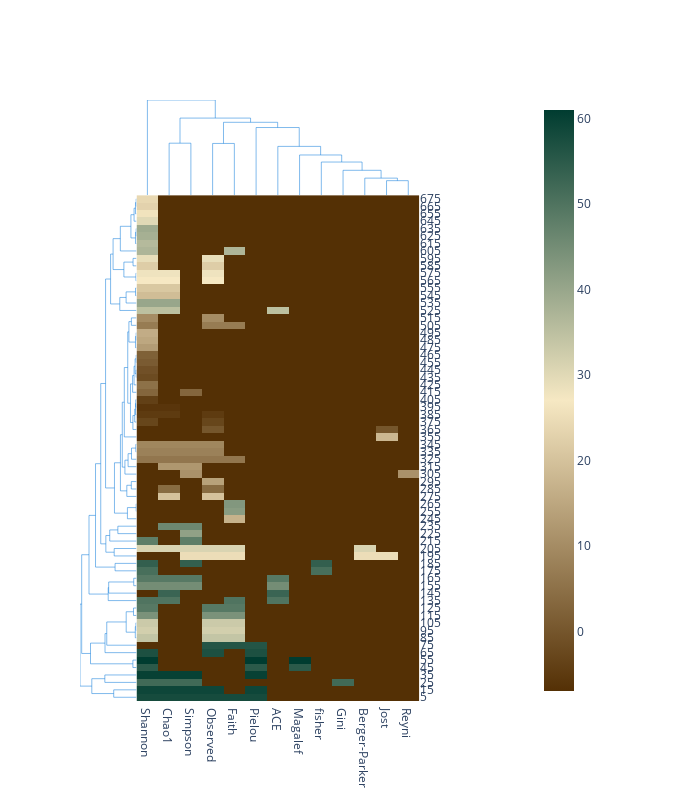

Notebook source saved alongside this figure:
### Code cell
import plotly.express as px
import dash_bio

tmp_df = df.drop(columns=['Link','Cod']).fillna(0)
dash_bio.Clustergram(data=tmp_df, column_labels=list(tmp_df.columns.values),
    height=800,
    width=700)

### Figure 1 — Plotly figure (JSON) as saved in the notebook; plotly's stock layout.template omitted (floating-point values rounded to 4 significant figures; data arrays with more than 128 entries replaced by an {"elided": "..."} marker saying what was removed)
{"data": [{"hoverinfo": "y+name", "line": {"width": 0.5}, "marker": {"color": "rgb(0,116,217)"}, "mode": "lines", "name": "Col Cluster 0", "type": "scatter", "x": [5, 5, 36.23, 36.23], "xaxis": "x3", "y": [0, 295.3, 295.3, 239.2], "yaxis": "y3"}, {"hoverinfo": "y+name", "line": {"width": 0.5}, "marker": {"color": "rgb(0,116,217)"}, "mode": "lines", "name": "Col Cluster 1", "type": "scatter", "x": [15, 15, 25, 25], "xaxis": "x3", "y": [0, 161.3, 161.3, 0], "yaxis": "y3"}, {"hoverinfo": "y+name", "line": {"width": 0.5}, "marker": {"color": "rgb(0,116,217)"}, "mode": "lines", "name": "Col Cluster 2", "type": "scatter", "x": [20, 20, 52.46, 52.46], "xaxis": "x3", "y": [161.3, 239.2, 239.2, 226.1], "yaxis": "y3"}, {"hoverinfo": "y+name", "line": {"width": 0.5}, "marker": {"color": "rgb(0,116,217)"}, "mode": "lines", "name": "Col Cluster 3", "type": "scatter", "x": [35, 35, 45, 45], "xaxis": "x3", "y": [0, 160.5, 160.5, 0], "yaxis": "y3"}, {"hoverinfo": "y+name", "line": {"width": 0.5}, "marker": {"color": "rgb(0,116,217)"}, "mode": "lines", "name": "Col Cluster 4", "type": "scatter", "x": [40, 40, 64.92, 64.92], "xaxis": "x3", "y": [160.5, 226.1, 226.1, 209.9], "yaxis": "y3"}, {"hoverinfo": "y+name", "line": {"width": 0.5}, "marker": {"color": "rgb(0,116,217)"}, "mode": "lines", "name": "Col Cluster 5", "type": "scatter", "x": [55, 55, 74.84, 74.84], "xaxis": "x3", "y": [0, 209.9, 209.9, 151.4], "yaxis": "y3"}, {"hoverinfo": "y+name", "line": {"width": 0.5}, "marker": {"color": "rgb(0,116,217)"}, "mode": "lines", "name": "Col Cluster 6", "type": "scatter", "x": [65, 65, 84.69, 84.69], "xaxis": "x3", "y": [0, 151.4, 151.4, 124.7], "yaxis": "y3"}, {"hoverinfo": "y+name", "line": {"width": 0.5}, "marker": {"color": "rgb(0,116,217)"}, "mode": "lines", "name": "Col Cluster 7", "type": "scatter", "x": [75, 75, 94.38, 94.38], "xaxis": "x3", "y": [0, 124.7, 124.7, 102.8], "yaxis": "y3"}, {"hoverinfo": "y+name", "line": {"width": 0.5}, "marker": {"color": "rgb(0,116,217)"}, "mode": "lines", "name": "Col Cluster 8", "type": "scatter", "x": [85, 85, 103.8, 103.8], "xaxis": "x3", "y": [0, 102.8, 102.8, 77.13], "yaxis": "y3"}, {"hoverinfo": "y+name", "line": {"width": 0.5}, "marker": {"color": "rgb(0,116,217)"}, "mode": "lines", "name": "Col Cluster 9", "type": "scatter", "x": [95, 95, 112.5, 112.5], "xaxis": "x3", "y": [0, 77.13, 77.13, 52.84], "yaxis": "y3"}, {"hoverinfo": "y+name", "line": {"width": 0.5}, "marker": {"color": "rgb(0,116,217)"}, "mode": "lines", "name": "Col Cluster 10", "type": "scatter", "x": [105, 105, 120, 120], "xaxis": "x3", "y": [0, 52.84, 52.84, 44.97], "yaxis": "y3"}, {"hoverinfo": "y+name", "line": {"width": 0.5}, "marker": {"color": "rgb(0,116,217)"}, "mode": "lines", "name": "Col Cluster 11", "type": "scatter", "x": [115, 115, 125, 125], "xaxis": "x3", "y": [0, 44.97, 44.97, 0], "yaxis": "y3"}, {"hoverinfo": "x+name", "line": {"width": 0.5}, "marker": {"color": "rgb(0,116,217)"}, "mode": "lines", "name": "Row Cluster 0", "type": "scatter", "x": [0, -65.04, -65.04, 0], "xaxis": "x9", "y": [5, 5, 15, 15], "yaxis": "y9"}, {"hoverinfo": "x+name", "line": {"width": 0.5}, "marker": {"color": "rgb(0,116,217)"}, "mode": "lines", "name": "Row Cluster 1", "type": "scatter", "x": [0, -1, -1, 0], "xaxis": "x9", "y": [665, 665, 675, 675], "yaxis": "y9"}, {"hoverinfo": "x+name", "line": {"width": 0.5}, "marker": {"color": "rgb(0,116,217)"}, "mode": "lines", "name": "Row Cluster 2", "type": "scatter", "x": [0, -3, -3, -1], "xaxis": "x9", "y": [655, 655, 670, 670], "yaxis": "y9"}, {"hoverinfo": "x+name", "line": {"width": 0.5}, "marker": {"color": "rgb(0,116,217)"}, "mode": "lines", "name": "Row Cluster 3", "type": "scatter", "x": [0, -7, -7, -3], "xaxis": "x9", "y": [645, 645, 662.5, 662.5], "yaxis": "y9"}, {"hoverinfo": "x+name", "line": {"width": 0.5}, "marker": {"color": "rgb(0,116,217)"}, "mode": "lines", "name": "Row Cluster 4", "type": "scatter", "x": [0, -1, -1, 0], "xaxis": "x9", "y": [625, 625, 635, 635], "yaxis": "y9"}, {"hoverinfo": "x+name", "line": {"width": 0.5}, "marker": {"color": "rgb(0,116,217)"}, "mode": "lines", "name": "Row Cluster 5", "type": "scatter", "x": [-3, -16, -16, -7], "xaxis": "x9", "y": [622.5, 622.5, 653.8, 653.8], "yaxis": "y9"}, {"hoverinfo": "x+name", "line": {"width": 0.5}, "marker": {"color": "rgb(0,116,217)"}, "mode": "lines", "name": "Row Cluster 6", "type": "scatter", "x": [0, -3, -3, -1], "xaxis": "x9", "y": [615, 615, 630, 630], "yaxis": "y9"}, {"hoverinfo": "x+name", "line": {"width": 0.5}, "marker": {"color": "rgb(0,116,217)"}, "mode": "lines", "name": "Row Cluster 7", "type": "scatter", "x": [0, -46.17, -46.17, -16], "xaxis": "x9", "y": [605, 605, 638.1, 638.1], "yaxis": "y9"}, {"hoverinfo": "x+name", "line": {"width": 0.5}, "marker": {"color": "rgb(0,116,217)"}, "mode": "lines", "name": "Row Cluster 8", "type": "scatter", "x": [0, -9.899, -9.899, 0], "xaxis": "x9", "y": [585, 585, 595, 595], "yaxis": "y9"}, {"hoverinfo": "x+name", "line": {"width": 0.5}, "marker": {"color": "rgb(0,116,217)"}, "mode": "lines", "name": "Row Cluster 9", "type": "scatter", "x": [-36.01, -66.84, -66.84, -46.17], "xaxis": "x9", "y": [580, 580, 621.6, 621.6], "yaxis": "y9"}, {"hoverinfo": "x+name", "line": {"width": 0.5}, "marker": {"color": "rgb(0,116,217)"}, "mode": "lines", "name": "Row Cluster 10", "type": "scatter", "x": [-1.732, -36.01, -36.01, -9.899], "xaxis": "x9", "y": [570, 570, 590, 590], "yaxis": "y9"}, {"hoverinfo": "x+name", "line": {"width": 0.5}, "marker": {"color": "rgb(0,116,217)"}, "mode": "lines", "name": "Row Cluster 11", "type": "scatter", "x": [0, -1.732, -1.732, 0], "xaxis": "x9", "y": [565, 565, 575, 575], "yaxis": "y9"}, {"hoverinfo": "x+name", "line": {"width": 0.5}, "marker": {"color": "rgb(0,116,217)"}, "mode": "lines", "name": "Row Cluster 12", "type": "scatter", "x": [0, -2.828, -2.828, 0], "xaxis": "x9", "y": [545, 545, 555, 555], "yaxis": "y9"}, {"hoverinfo": "x+name", "line": {"width": 0.5}, "marker": {"color": "rgb(0,116,217)"}, "mode": "lines", "name": "Row Cluster 13", "type": "scatter", "x": [0, -29.7, -29.7, -2.828], "xaxis": "x9", "y": [535, 535, 550, 550], "yaxis": "y9"}, {"hoverinfo": "x+name", "line": {"width": 0.5}, "marker": {"color": "rgb(0,116,217)"}, "mode": "lines", "name": "Row Cluster 14", "type": "scatter", "x": [-47.71, -73.95, -73.95, -66.84], "xaxis": "x9", "y": [533.8, 533.8, 600.8, 600.8], "yaxis": "y9"}, {"hoverinfo": "x+name", "line": {"width": 0.5}, "marker": {"color": "rgb(0,116,217)"}, "mode": "lines", "name": "Row Cluster 15", "type": "scatter", "x": [0, -47.71, -47.71, -29.7], "xaxis": "x9", "y": [525, 525, 542.5, 542.5], "yaxis": "y9"}, {"hoverinfo": "x+name", "line": {"width": 0.5}, "marker": {"color": "rgb(0,116,217)"}, "mode": "lines", "name": "Row Cluster 16", "type": "scatter", "x": [0, -14.63, -14.63, 0], "xaxis": "x9", "y": [505, 505, 515, 515], "yaxis": "y9"}, {"hoverinfo": "x+name", "line": {"width": 0.5}, "marker": {"color": "rgb(0,116,217)"}, "mode": "lines", "name": "Row Cluster 17", "type": "scatter", "x": [0, -1, -1, 0], "xaxis": "x9", "y": [485, 485, 495, 495], "yaxis": "y9"}, {"hoverinfo": "x+name", "line": {"width": 0.5}, "marker": {"color": "rgb(0,116,217)"}, "mode": "lines", "name": "Row Cluster 18", "type": "scatter", "x": [-3, -21.75, -21.75, -14.63], "xaxis": "x9", "y": [482.5, 482.5, 510, 510], "yaxis": "y9"}, {"hoverinfo": "x+name", "line": {"width": 0.5}, "marker": {"color": "rgb(0,116,217)"}, "mode": "lines", "name": "Row Cluster 19", "type": "scatter", "x": [0, -3, -3, -1], "xaxis": "x9", "y": [475, 475, 490, 490], "yaxis": "y9"}, {"hoverinfo": "x+name", "line": {"width": 0.5}, "marker": {"color": "rgb(0,116,217)"}, "mode": "lines", "name": "Row Cluster 20", "type": "scatter", "x": [0, -1, -1, 0], "xaxis": "x9", "y": [455, 455, 465, 465], "yaxis": "y9"}, {"hoverinfo": "x+name", "line": {"width": 0.5}, "marker": {"color": "rgb(0,116,217)"}, "mode": "lines", "name": "Row Cluster 21", "type": "scatter", "x": [-1, -4, -4, -1], "xaxis": "x9", "y": [440, 440, 460, 460], "yaxis": "y9"}, {"hoverinfo": "x+name", "line": {"width": 0.5}, "marker": {"color": "rgb(0,116,217)"}, "mode": "lines", "name": "Row Cluster 22", "type": "scatter", "x": [0, -1, -1, 0], "xaxis": "x9", "y": [435, 435, 445, 445], "yaxis": "y9"}, {"hoverinfo": "x+name", "line": {"width": 0.5}, "marker": {"color": "rgb(0,116,217)"}, "mode": "lines", "name": "Row Cluster 23", "type": "scatter", "x": [0, -7, -7, -4], "xaxis": "x9", "y": [425, 425, 450, 450], "yaxis": "y9"}, {"hoverinfo": "x+name", "line": {"width": 0.5}, "marker": {"color": "rgb(0,116,217)"}, "mode": "lines", "name": "Row Cluster 24", "type": "scatter", "x": [0, -11.18, -11.18, -7], "xaxis": "x9", "y": [415, 415, 437.5, 437.5], "yaxis": "y9"}, {"hoverinfo": "x+name", "line": {"width": 0.5}, "marker": {"color": "rgb(0,116,217)"}, "mode": "lines", "name": "Row Cluster 25", "type": "scatter", "x": [-17.26, -25.04, -25.04, -21.75], "xaxis": "x9", "y": [400.3, 400.3, 496.2, 496.2], "yaxis": "y9"}, {"hoverinfo": "x+name", "line": {"width": 0.5}, "marker": {"color": "rgb(0,116,217)"}, "mode": "lines", "name": "Row Cluster 26", "type": "scatter", "x": [0, -2.236, -2.236, 0], "xaxis": "x9", "y": [395, 395, 405, 405], "yaxis": "y9"}, {"hoverinfo": "x+name", "line": {"width": 0.5}, "marker": {"color": "rgb(0,116,217)"}, "mode": "lines", "name": "Row Cluster 27", "type": "scatter", "x": [0, -3, -3, -2.236], "xaxis": "x9", "y": [385, 385, 400, 400], "yaxis": "y9"}, {"hoverinfo": "x+name", "line": {"width": 0.5}, "marker": {"color": "rgb(0,116,217)"}, "mode": "lines", "name": "Row Cluster 28", "type": "scatter", "x": [0, -5.099, -5.099, -3], "xaxis": "x9", "y": [375, 375, 392.5, 392.5], "yaxis": "y9"}, {"hoverinfo": "x+name", "line": {"width": 0.5}, "marker": {"color": "rgb(0,116,217)"}, "mode": "lines", "name": "Row Cluster 29", "type": "scatter", "x": [-10.34, -17.26, -17.26, -11.18], "xaxis": "x9", "y": [374.4, 374.4, 426.2, 426.2], "yaxis": "y9"}, {"hoverinfo": "x+name", "line": {"width": 0.5}, "marker": {"color": "rgb(0,116,217)"}, "mode": "lines", "name": "Row Cluster 30", "type": "scatter", "x": [0, -10.34, -10.34, -5.099], "xaxis": "x9", "y": [365, 365, 383.8, 383.8], "yaxis": "y9"}, {"hoverinfo": "x+name", "line": {"width": 0.5}, "marker": {"color": "rgb(0,116,217)"}, "mode": "lines", "name": "Row Cluster 31", "type": "scatter", "x": [0, -34.83, -34.83, -25.04], "xaxis": "x9", "y": [355, 355, 448.3, 448.3], "yaxis": "y9"}, {"hoverinfo": "x+name", "line": {"width": 0.5}, "marker": {"color": "rgb(0,116,217)"}, "mode": "lines", "name": "Row Cluster 32", "type": "scatter", "x": [0, -2, -2, 0], "xaxis": "x9", "y": [335, 335, 345, 345], "yaxis": "y9"}, {"hoverinfo": "x+name", "line": {"width": 0.5}, "marker": {"color": "rgb(0,116,217)"}, "mode": "lines", "name": "Row Cluster 33", "type": "scatter", "x": [0, -14.32, -14.32, -2], "xaxis": "x9", "y": [325, 325, 340, 340], "yaxis": "y9"}, {"hoverinfo": "x+name", "line": {"width": 0.5}, "marker": {"color": "rgb(0,116,217)"}, "mode": "lines", "name": "Row Cluster 34", "type": "scatter", "x": [0, -24.06, -24.06, -14.32], "xaxis": "x9", "y": [315, 315, 332.5, 332.5], "yaxis": "y9"}, {"hoverinfo": "x+name", "line": {"width": 0.5}, "marker": {"color": "rgb(0,116,217)"}, "mode": "lines", "name": "Row Cluster 35", "type": "scatter", "x": [-33.11, -40.61, -40.61, -34.83], "xaxis": "x9", "y": [314.4, 314.4, 401.6, 401.6], "yaxis": "y9"}, {"hoverinfo": "x+name", "line": {"width": 0.5}, "marker": {"color": "rgb(0,116,217)"}, "mode": "lines", "name": "Row Cluster 36", "type": "scatter", "x": [0, -33.11, -33.11, -24.06], "xaxis": "x9", "y": [305, 305, 323.8, 323.8], "yaxis": "y9"}, {"hoverinfo": "x+name", "line": {"width": 0.5}, "marker": {"color": "rgb(0,116,217)"}, "mode": "lines", "name": "Row Cluster 37", "type": "scatter", "x": [-62.91, -88.27, -88.27, -73.95], "xaxis": "x9", "y": [286.4, 286.4, 567.3, 567.3], "yaxis": "y9"}, {"hoverinfo": "x+name", "line": {"width": 0.5}, "marker": {"color": "rgb(0,116,217)"}, "mode": "lines", "name": "Row Cluster 38", "type": "scatter", "x": [0, -14.87, -14.87, 0], "xaxis": "x9", "y": [285, 285, 295, 295], "yaxis": "y9"}, {"hoverinfo": "x+name", "line": {"width": 0.5}, "marker": {"color": "rgb(0,116,217)"}, "mode": "lines", "name": "Row Cluster 39", "type": "scatter", "x": [-27.66, -45.89, -45.89, -40.61], "xaxis": "x9", "y": [282.5, 282.5, 358.0, 358.0], "yaxis": "y9"}, {"hoverinfo": "x+name", "line": {"width": 0.5}, "marker": {"color": "rgb(0,116,217)"}, "mode": "lines", "name": "Row Cluster 40", "type": "scatter", "x": [0, -27.66, -27.66, -14.87], "xaxis": "x9", "y": [275, 275, 290, 290], "yaxis": "y9"}, {"hoverinfo": "x+name", "line": {"width": 0.5}, "marker": {"color": "rgb(0,116,217)"}, "mode": "lines", "name": "Row Cluster 41", "type": "scatter", "x": [0, -1, -1, 0], "xaxis": "x9", "y": [255, 255, 265, 265], "yaxis": "y9"}, {"hoverinfo": "x+name", "line": {"width": 0.5}, "marker": {"color": "rgb(0,116,217)"}, "mode": "lines", "name": "Row Cluster 42", "type": "scatter", "x": [-26, -62.91, -62.91, -45.89], "xaxis": "x9", "y": [252.5, 252.5, 320.3, 320.3], "yaxis": "y9"}, {"hoverinfo": "x+name", "line": {"width": 0.5}, "marker": {"color": "rgb(0,116,217)"}, "mode": "lines", "name": "Row Cluster 43", "type": "scatter", "x": [0, -26, -26, -1], "xaxis": "x9", "y": [245, 245, 260, 260], "yaxis": "y9"}, {"hoverinfo": "x+name", "line": {"width": 0.5}, "marker": {"color": "rgb(0,116,217)"}, "mode": "lines", "name": "Row Cluster 44", "type": "scatter", "x": [0, -53.24, -53.24, 0], "xaxis": "x9", "y": [225, 225, 235, 235], "yaxis": "y9"}, {"hoverinfo": "x+name", "line": {"width": 0.5}, "marker": {"color": "rgb(0,116,217)"}, "mode": "lines", "name": "Row Cluster 45", "type": "scatter", "x": [0, -76.41, -76.41, -53.24], "xaxis": "x9", "y": [215, 215, 230, 230], "yaxis": "y9"}, {"hoverinfo": "x+name", "line": {"width": 0.5}, "marker": {"color": "rgb(0,116,217)"}, "mode": "lines", "name": "Row Cluster 46", "type": "scatter", "x": [-87.46, -102.0, -102.0, -88.27], "xaxis": "x9", "y": [211.2, 211.2, 426.8, 426.8], "yaxis": "y9"}, {"hoverinfo": "x+name", "line": {"width": 0.5}, "marker": {"color": "rgb(0,116,217)"}, "mode": "lines", "name": "Row Cluster 47", "type": "scatter", "x": [-63.69, -87.46, -87.46, -76.41], "xaxis": "x9", "y": [200, 200, 222.5, 222.5], "yaxis": "y9"}, {"hoverinfo": "x+name", "line": {"width": 0.5}, "marker": {"color": "rgb(0,116,217)"}, "mode": "lines", "name": "Row Cluster 48", "type": "scatter", "x": [0, -63.69, -63.69, 0], "xaxis": "x9", "y": [195, 195, 205, 205], "yaxis": "y9"}, {"hoverinfo": "x+name", "line": {"width": 0.5}, "marker": {"color": "rgb(0,116,217)"}, "mode": "lines", "name": "Row Cluster 49", "type": "scatter", "x": [-61.15, -116.9, -116.9, -102.0], "xaxis": "x9", "y": [180, 180, 319.0, 319.0], "yaxis": "y9"}, {"hoverinfo": "x+name", "line": {"width": 0.5}, "marker": {"color": "rgb(0,116,217)"}, "mode": "lines", "name": "Row Cluster 50", "type": "scatter", "x": [0, -61.15, -61.15, 0], "xaxis": "x9", "y": [175, 175, 185, 185], "yaxis": "y9"}, {"hoverinfo": "x+name", "line": {"width": 0.5}, "marker": {"color": "rgb(0,116,217)"}, "mode": "lines", "name": "Row Cluster 51", "type": "scatter", "x": [0, -8, -8, 0], "xaxis": "x9", "y": [155, 155, 165, 165], "yaxis": "y9"}, {"hoverinfo": "x+name", "line": {"width": 0.5}, "marker": {"color": "rgb(0,116,217)"}, "mode": "lines", "name": "Row Cluster 52", "type": "scatter", "x": [0, -79.4, -79.4, -8], "xaxis": "x9", "y": [145, 145, 160, 160], "yaxis": "y9"}, {"hoverinfo": "x+name", "line": {"width": 0.5}, "marker": {"color": "rgb(0,116,217)"}, "mode": "lines", "name": "Row Cluster 53", "type": "scatter", "x": [-80.72, -135.5, -135.5, -116.9], "xaxis": "x9", "y": [143.8, 143.8, 249.5, 249.5], "yaxis": "y9"}, {"hoverinfo": "x+name", "line": {"width": 0.5}, "marker": {"color": "rgb(0,116,217)"}, "mode": "lines", "name": "Row Cluster 54", "type": "scatter", "x": [0, -80.72, -80.72, -79.4], "xaxis": "x9", "y": [135, 135, 152.5, 152.5], "yaxis": "y9"}, {"hoverinfo": "x+name", "line": {"width": 0.5}, "marker": {"color": "rgb(0,116,217)"}, "mode": "lines", "name": "Row Cluster 55", "type": "scatter", "x": [0, -8.66, -8.66, 0], "xaxis": "x9", "y": [115, 115, 125, 125], "yaxis": "y9"}, {"hoverinfo": "x+name", "line": {"width": 0.5}, "marker": {"color": "rgb(0,116,217)"}, "mode": "lines", "name": "Row Cluster 56", "type": "scatter", "x": [0, -1.732, -1.732, 0], "xaxis": "x9", "y": [95, 95, 105, 105], "yaxis": "y9"}, {"hoverinfo": "x+name", "line": {"width": 0.5}, "marker": {"color": "rgb(0,116,217)"}, "mode": "lines", "name": "Row Cluster 57", "type": "scatter", "x": [-3.464, -29.44, -29.44, -8.66], "xaxis": "x9", "y": [92.5, 92.5, 120, 120], "yaxis": "y9"}, {"hoverinfo": "x+name", "line": {"width": 0.5}, "marker": {"color": "rgb(0,116,217)"}, "mode": "lines", "name": "Row Cluster 58", "type": "scatter", "x": [0, -3.464, -3.464, -1.732], "xaxis": "x9", "y": [85, 85, 100, 100], "yaxis": "y9"}, {"hoverinfo": "x+name", "line": {"width": 0.5}, "marker": {"color": "rgb(0,116,217)"}, "mode": "lines", "name": "Row Cluster 59", "type": "scatter", "x": [0, -84.87, -84.87, -29.44], "xaxis": "x9", "y": [75, 75, 106.2, 106.2], "yaxis": "y9"}, {"hoverinfo": "x+name", "line": {"width": 0.5}, "marker": {"color": "rgb(0,116,217)"}, "mode": "lines", "name": "Row Cluster 60", "type": "scatter", "x": [0, -89.82, -89.82, -84.87], "xaxis": "x9", "y": [65, 65, 90.62, 90.62], "yaxis": "y9"}, {"hoverinfo": "x+name", "line": {"width": 0.5}, "marker": {"color": "rgb(0,116,217)"}, "mode": "lines", "name": "Row Cluster 61", "type": "scatter", "x": [-131.2, -156.4, -156.4, -135.5], "xaxis": "x9", "y": [63.91, 63.91, 196.6, 196.6], "yaxis": "y9"}, {"hoverinfo": "x+name", "line": {"width": 0.5}, "marker": {"color": "rgb(0,116,217)"}, "mode": "lines", "name": "Row Cluster 62", "type": "scatter", "x": [-10.39, -131.2, -131.2, -89.82], "xaxis": "x9", "y": [50, 50, 77.81, 77.81], "yaxis": "y9"}, {"hoverinfo": "x+name", "line": {"width": 0.5}, "marker": {"color": "rgb(0,116,217)"}, "mode": "lines", "name": "Row Cluster 63", "type": "scatter", "x": [0, -10.39, -10.39, 0], "xaxis": "x9", "y": [45, 45, 55, 55], "yaxis": "y9"}, {"hoverinfo": "x+name", "line": {"width": 0.5}, "marker": {"color": "rgb(0,116,217)"}, "mode": "lines", "name": "Row Cluster 64", "type": "scatter", "x": [0, -90.34, -90.34, 0], "xaxis": "x9", "y": [25, 25, 35, 35], "yaxis": "y9"}, {"hoverinfo": "x+name", "line": {"width": 0.5}, "marker": {"color": "rgb(0,116,217)"}, "mode": "lines", "name": "Row Cluster 65", "type": "scatter", "x": [-127.5, -161.2, -161.2, -156.4], "xaxis": "x9", "y": [20, 20, 130.3, 130.3], "yaxis": "y9"}, {"hoverinfo": "x+name", "line": {"width": 0.5}, "marker": {"color": "rgb(0,116,217)"}, "mode": "lines", "name": "Row Cluster 66", "type": "scatter", "x": [-65.04, -127.5, -127.5, -90.34], "xaxis": "x9", "y": [10, 10, 30, 30], "yaxis": "y9"}, {"colorbar": {"xpad": 100}, "colorscale": [[0, "rgb(84,48,5)"], [0.5, "rgb(246,232,195)"], [1, "rgb(0,60,48)"]], "type": "heatmap", "x": [5, 15, 25, 35, 45, 55, 65, 75, 85, 95, 105, 115, 125], "xaxis": "x11", "y": [5, 15, 25, 35, 45, 55, 65, 75, 85, 95, 105, 115, 125, 135, 145, 155, 165, 175, 185, 195, 205, 215, 225, 235, 245, 255, 265, 275, 285, 295, 305, 315, 325, 335, 345, 355, 365, 375, 385, 395, 405, 415, 425, 435, 445, 455, 465, 475, 485, 495, 505, 515, 525, 535, 545, 555, 565, 575, 585, 595, 605, 615, 625, 635, 645, 655, 665, 675], "yaxis": "y11", "z": {"elided": "68x13 float values"}}], "layout": {"height": 800, "hovermode": "closest", "legend": {"x": 0.7, "y": 0.7}, "paper_bgcolor": "rgba(0,0,0,0)", "plot_bgcolor": "rgba(0,0,0,0)", "showlegend": false, "width": 700, "xaxis": {"anchor": "y", "domain": [0, 0.95], "fixedrange": false, "mirror": false, "showgrid": false, "showline": false, "showticklabels": false, "type": "linear", "zeroline": false}, "xaxis10": {"anchor": "y10", "domain": [0.1583, 0.1583], "fixedrange": false, "mirror": false, "showgrid": false, "showline": false, "showticklabels": false, "type": "linear", "zeroline": false}, "xaxis11": {"anchor": "y11", "domain": [0.1583, 0.95], "fixedrange": false, "mirror": false, "range": [0, 130], "showgrid": false, "showline": false, "showticklabels": true, "side": "bottom", "tickmode": "array", "ticktext": ["Shannon", "Chao1", "Simpson", "Observed", "Faith", "Pielou", "ACE", "Magalef", "fisher", "Gini", "Berger-Parker", "Jost", "Reyni"], "tickvals": [5, 15, 25, 35, 45, 55, 65, 75, 85, 95, 105, 115, 125], "type": "linear", "zeroline": false}, "xaxis12": {"anchor": "y12", "domain": [0.95, 1], "fixedrange": false, "mirror": false, "range": [-5, 1], "showgrid": false, "showline": false, "showticklabels": false, "type": "linear", "zeroline": false}, "xaxis13": {"anchor": "y13", "domain": [0, 0.2]}, "xaxis14": {"anchor": "y14", "domain": [0.2, 0.4]}, "xaxis15": {"anchor": "y15", "domain": [0.1583, 0.95], "fixedrange": false, "mirror": false, "range": [5, 125], "scaleanchor": "x11", "scaleratio": 1, "showgrid": false, "showline": false, "showticklabels": false, "type": "linear", "zeroline": false}, "xaxis16": {"anchor": "y16", "domain": [0.8, 1]}, "xaxis2": {"anchor": "y2", "domain": [0.2, 0.4]}, "xaxis3": {"anchor": "y9", "domain": [0.1583, 0.95], "fixedrange": false, "mirror": false, "scaleanchor": "x11", "showgrid": false, "showline": false, "showticklabels": false, "type": "linear", "zeroline": false}, "xaxis4": {"anchor": "y4", "domain": [0.8, 1]}, "xaxis5": {"anchor": "y5", "domain": [0, 0.95], "fixedrange": false, "mirror": false, "showgrid": false, "showline": false, "showticklabels": false, "type": "linear", "zeroline": false}, "xaxis6": {"anchor": "y6", "domain": [0.2, 0.4], "fixedrange": false, "mirror": false, "showgrid": false, "showline": false, "showticklabels": false, "type": "linear", "zeroline": false}, "xaxis7": {"anchor": "y9", "domain": [0.1583, 0.95], "fixedrange": false, "mirror": false, "showgrid": false, "showline": false, "showticklabels": false, "type": "linear", "zeroline": false}, "xaxis8": {"anchor": "y8", "domain": [0.8, 1]}, "xaxis9": {"anchor": "y9", "domain": [0, 0.1583], "fixedrange": false, "mirror": false, "showgrid": false, "showline": false, "showticklabels": false, "type": "linear", "zeroline": false}, "yaxis": {"anchor": "x", "domain": [0.8417, 1], "fixedrange": false, "mirror": false, "showgrid": false, "showline": false, "showticklabels": false, "type": "linear", "zeroline": false}, "yaxis10": {"anchor": "x10", "domain": [0, 0.8417], "fixedrange": false, "mirror": false, "showgrid": false, "showline": false, "showticklabels": false, "type": "linear", "zeroline": false}, "yaxis11": {"anchor": "x11", "domain": [0, 0.8417], "fixedrange": false, "mirror": false, "showgrid": false, "showline": false, "showticklabels": true, "side": "right", "tickmode": "array", "tickvals": [5, 15, 25, 35, 45, 55, 65, 75, 85, 95, 105, 115, 125, 135, 145, 155, 165, 175, 185, 195, 205, 215, 225, 235, 245, 255, 265, 275, 285, 295, 305, 315, 325, 335, 345, 355, 365, 375, 385, 395, 405, 415, 425, 435, 445, 455, 465, 475, 485, 495, 505, 515, 525, 535, 545, 555, 565, 575, 585, 595, 605, 615, 625, 635, 645, 655, 665, 675], "type": "linear", "zeroline": false}, "yaxis12": {"anchor": "x12", "domain": [0, 0.7917], "fixedrange": false, "mirror": false, "range": [5, 675], "scaleanchor": "y11", "scaleratio": 1, "showgrid": false, "showline": false, "showticklabels": false, "type": "linear", "zeroline": false}, "yaxis13": {"anchor": "x13", "domain": [0, 0.2]}, "yaxis14": {"anchor": "x14", "domain": [0, 0.2]}, "yaxis15": {"anchor": "x15", "domain": [0.7917, 0.8417], "fixedrange": false, "mirror": false, "range": [-0.5, 0.5], "showgrid": false, "showline": false, "showticklabels": false, "type": "linear", "zeroline": false}, "yaxis16": {"anchor": "x16", "domain": [0, 0.2]}, "yaxis2": {"anchor": "x2", "domain": [0.8, 1]}, "yaxis3": {"anchor": "x3", "domain": [0.8417, 1], "fixedrange": false, "mirror": false, "range": [0, 295.3], "showgrid": false, "showline": false, "showticklabels": false, "type": "linear", "zeroline": false}, "yaxis4": {"anchor": "x4", "domain": [0.8, 1]}, "yaxis5": {"anchor": "x5", "domain": [0.8417, 0.8417], "fixedrange": false, "mirror": false, "showgrid": false, "showline": false, "showticklabels": false, "type": "linear", "zeroline": false}, "yaxis6": {"anchor": "x6", "domain": [0.8417, 0.8417], "fixedrange": false, "mirror": false, "showgrid": false, "showline": false, "showticklabels": false, "type": "linear", "zeroline": false}, "yaxis7": {"anchor": "x7", "domain": [0.8417, 0.8417], "fixedrange": false, "mirror": false, "showgrid": false, "showline": false, "showticklabels": false, "type": "linear", "zeroline": false}, "yaxis8": {"anchor": "x8", "domain": [0.6, 0.8]}, "yaxis9": {"anchor": "x9", "domain": [0, 0.8417], "fixedrange": false, "mirror": false, "range": [5, 675], "scaleanchor": "y11", "showgrid": false, "showline": false, "showticklabels": false, "type": "linear", "zeroline": false}}}
